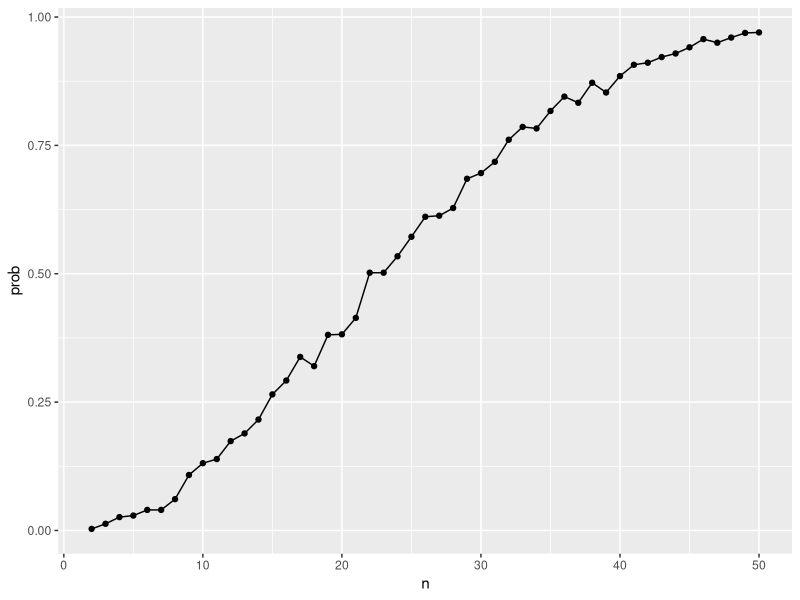

This figure's R source:
## ---- chunk 1
library(tidyverse)
## ---- chunk 2
#Creating random vector of values from 1 to 365 with duplicates of size n
#Checking if any duplicates are present, returning true

shared_bday = function(n) {
  bday = sample(1:365, n, replace = TRUE)
  duplicates = any(duplicated(bday))
  
  return(duplicates)
  
}

  #Testing
  shared_bday(200)
  
  #1000 iterations averaged for groups of 2 to 50
  
  set.seed(123)
  
  #Creating vector for shared prob
  prob_shared <- c()
  
  for(i in 2:50) {
    shared_count <-0
    for ( j in 1:1000){
      if (shared_bday(i))shared_count <- shared_count +1
    }
    prob_shared[i] <- shared_count/1000
  }
  
  #Plot of simulated probabilities
  prob_shared <- data.frame( n = 2:50, prob = prob_shared[2:50])
  
  ggplot(data= prob_shared,aes(n, y = prob))+ geom_point()+ geom_line()
## ---- chunk 3
#import data using for loop

#creating list of the files
data <- tibble(file =list.files(
  path = "data", full.names = TRUE))
  
data <- data %>%
  mutate(data = purrr::map(file, read.csv))
## ---- chunk 4
long_data_tiddy <- data %>%
  mutate(file = str_remove (file, "data/"), file =str_remove(file, "\\.csv"))%>%
  separate(file, into = c("group", "id"), sep = "_")
